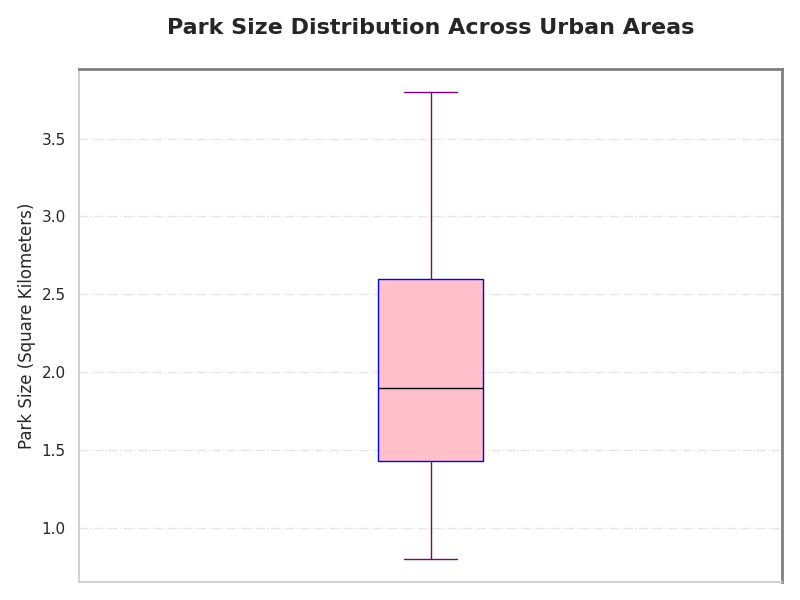

Recreate this plot in Python.
import matplotlib.pyplot as plt
import numpy as np

combined_data = [1.2, 1.5, 1.3, 1.4, 1.6, 1.5, 1.7, 1.8, 1.6, 1.7,
                 2.1, 2.3, 2.5, 2.2, 2.4, 2.6, 2.5, 2.7, 2.8, 2.6,
                 1.7, 1.6, 1.9, 1.8, 2.0, 1.9, 2.1, 2.2, 1.8, 2.0,
                 0.8, 1.0, 1.1, 1.2, 1.3, 1.1, 1.0, 1.2, 1.4, 1.3,
                 3.2, 3.0, 3.3, 3.5, 3.6, 3.4, 3.5, 3.6, 3.7, 3.8]

fig, ax = plt.subplots(figsize=(8, 6))

ax.boxplot(combined_data, vert=True, patch_artist=True,
           boxprops=dict(facecolor='#FFC0CB', color='blue'),
           whiskerprops=dict(color='purple'),
           capprops=dict(color='purple'),
           flierprops=dict(marker='^', color='blue', markersize=6, alpha=0.4),
           medianprops=dict(color='black', linewidth=1))

ax.set_title('Park Size Distribution Across Urban Areas', fontsize=16, fontweight='heavy', pad=25)
ax.set_ylabel('Park Size (Square Kilometers)', fontsize=12, fontweight='medium')
ax.set_xticks([])
ax.grid(axis='y', linestyle='-.', alpha=0.5)

ax.spines['top'].set_linewidth(2)
ax.spines['right'].set_linewidth(2)
ax.spines['top'].set_color('grey')
ax.spines['right'].set_color('grey')

plt.tight_layout()
plt.show()
